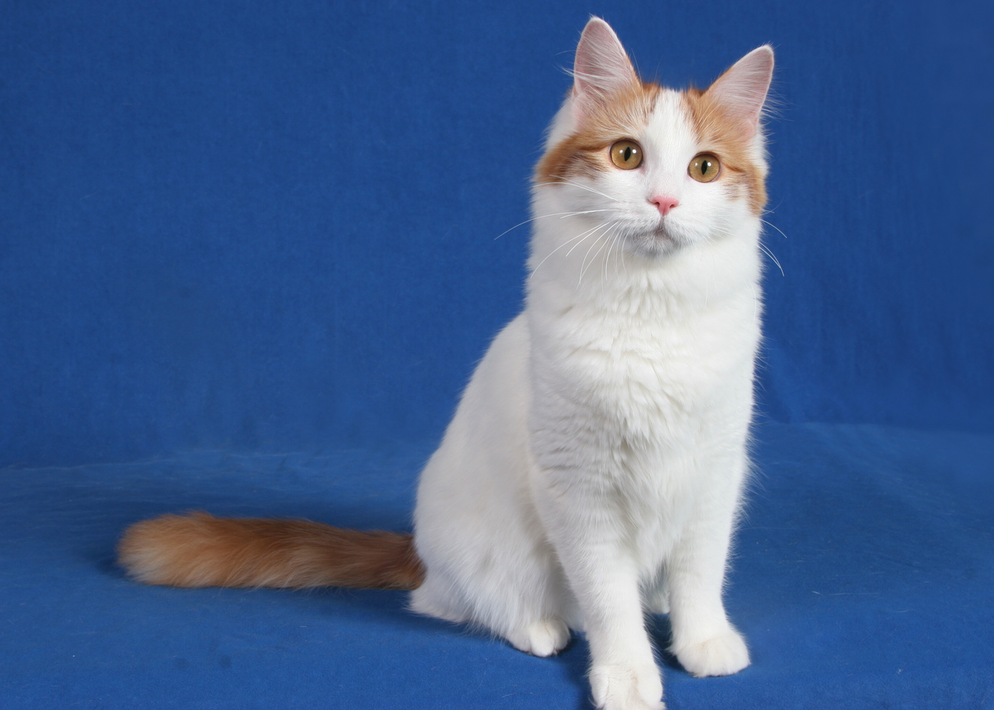
#> input picture fourier/img/cat.png, 994 x 710 px, shrunk from 1266 x 905 before the run
$ jupyter execute fourier.ipynb
#> lines starting #> are read from the running program, lines starting #| are printed output that depends on the picture
[cell 1]
# Importing libraries

from imutils import paths
import os
import cv2 as cv
import numpy as np
import matplotlib.pyplot as plt

path = "img/"

[cell 2]
# Fourier Transform in Numpy

img = cv.imread('img/cat.png',0) # messi.png, cat.png
#> img: shape (710, 994); min 16, max 255, mean 96.4

f = np.fft.fft2(img)
fshift = np.fft.fftshift(f)
magnitude_spectrum = 20*np.log(np.abs(fshift))

plt.subplot(121),plt.imshow(img, cmap = 'gray')
plt.title('Input Image'), plt.xticks([]), plt.yticks([])
plt.subplot(122),plt.imshow(magnitude_spectrum, cmap = 'gray')
plt.title('Magnitude Spectrum'), plt.xticks([]), plt.yticks([])
plt.show()

rows, cols = img.shape
#> rows = 710; cols = 994
crow, ccol = rows//2 , cols//2
#> crow = 355; ccol = 497
fshift[crow-30:crow+31, ccol-30:ccol+31] = 0
f_ishift = np.fft.ifftshift(fshift)
img_back = np.fft.ifft2(f_ishift)
img_back = np.real(img_back)

plt.subplot(131),plt.imshow(img, cmap = 'gray')
plt.title('Input Image'), plt.xticks([]), plt.yticks([])
plt.subplot(132),plt.imshow(img_back, cmap = 'gray')
plt.title('Image after HPF'), plt.xticks([]), plt.yticks([])
plt.subplot(133),plt.imshow(img_back)
plt.title('Result in JET'), plt.xticks([]), plt.yticks([])
plt.show()

[cell 3]
# Fourier Transform in OpenCV


dft = cv.dft(np.float32(img),flags = cv.DFT_COMPLEX_OUTPUT)
dft_shift = np.fft.fftshift(dft)
magnitude_spectrum = 20*np.log(cv.magnitude(dft_shift[:,:,0],dft_shift[:,:,1]))

plt.subplot(121),plt.imshow(img, cmap='gray')
plt.title('Input Image'), plt.xticks([]), plt.yticks([])
plt.subplot(122),plt.imshow(magnitude_spectrum, cmap='gray')
plt.title('Magnitude Spectrum'), plt.xticks([]), plt.yticks([])
plt.show()

rows, cols = img.shape
crow, ccol = int(rows/2) , int(cols/2)

# create a mask first, center square is 1, remaining all zeros
mask = np.zeros((rows,cols,2), np.uint8)
mask[crow-30:crow+30, ccol-30:ccol+30] = 1

# apply mask and inverse DFT
fshift = dft_shift*mask
f_ishift = np.fft.ifftshift(fshift)
img_back = cv.idft(f_ishift)
img_back = cv.magnitude(img_back[:,:,0],img_back[:,:,1])

plt.subplot(121),plt.imshow(img, cmap='gray')
plt.title('Input Image'), plt.xticks([]), plt.yticks([])
plt.subplot(122),plt.imshow(img_back, cmap='gray')
plt.title('Magnitude Spectrum'), plt.xticks([]), plt.yticks([])
plt.show()

[cell 4]
# Fourier Transform in Numpy

img = cv.imread('img/messi.png',0) # cat.png, messi.png
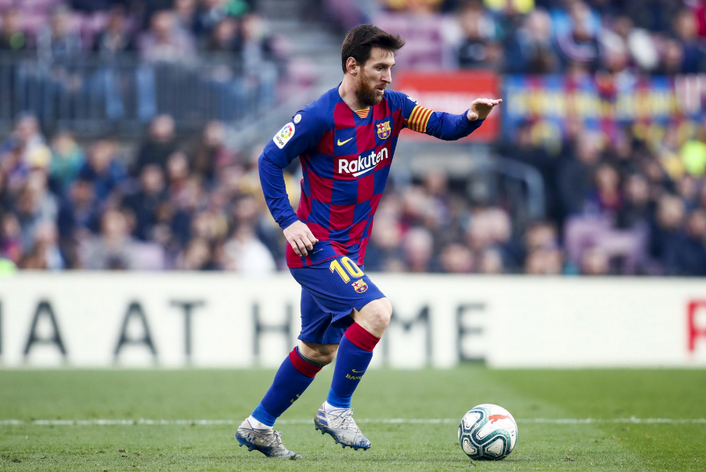
#> input picture fourier/img/messi.png, 706 x 472 px, shrunk from 900 x 601 before the run
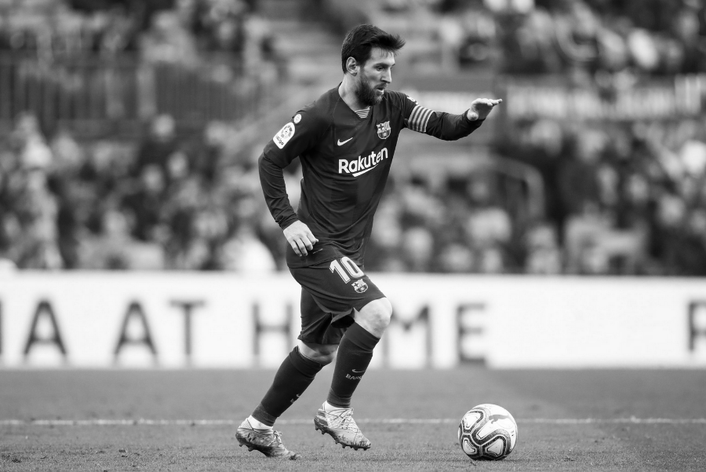
#> img: shape (472, 706); min 0, max 255, mean 133.2

f = np.fft.fft2(img)
fshift = np.fft.fftshift(f)
magnitude_spectrum = 20*np.log(np.abs(fshift))
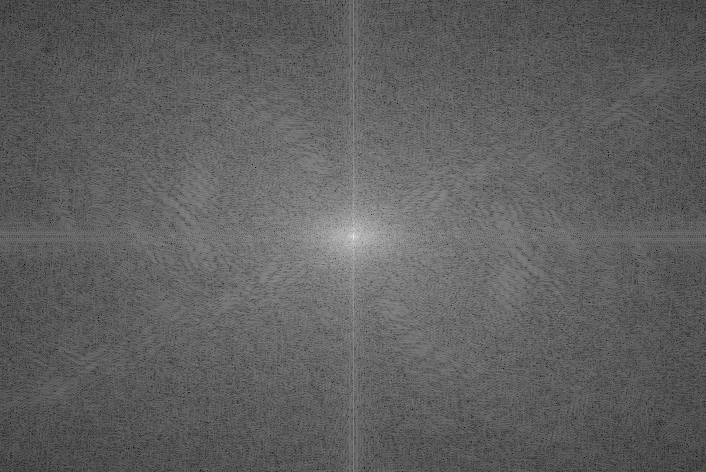
#> magnitude_spectrum: shape (472, 706) float64; min 41.52, max 352.2, mean 158.6; drawn with min black and max white

plt.subplot(121),plt.imshow(img, cmap = 'gray')
plt.title('Input Image'), plt.xticks([]), plt.yticks([])
plt.subplot(122),plt.imshow(magnitude_spectrum, cmap = 'gray')
plt.title('Magnitude Spectrum'), plt.xticks([]), plt.yticks([])
plt.show()

rows, cols = img.shape
#> rows = 472; cols = 706
crow, ccol = rows//2 , cols//2
#> crow = 236; ccol = 353
fshift[crow-30:crow+31, ccol-30:ccol+31] = 0
f_ishift = np.fft.ifftshift(fshift)
img_back = np.fft.ifft2(f_ishift)
img_back = np.real(img_back)
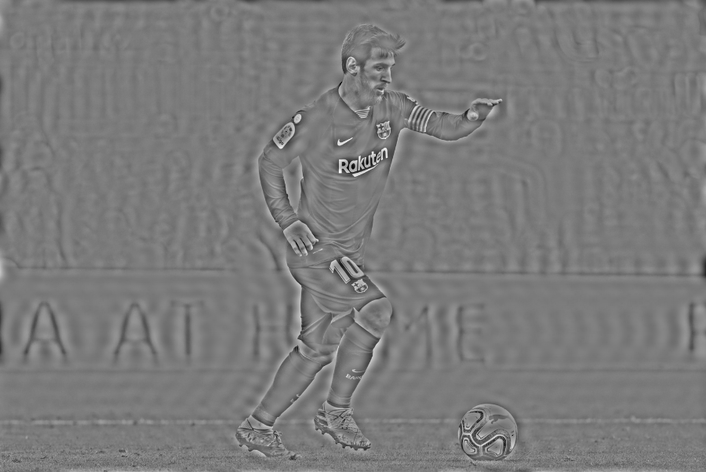
#> img_back: shape (472, 706) float64; min -158.4, max 168.3, mean 0; drawn with min black and max white

plt.subplot(131),plt.imshow(img, cmap = 'gray')
plt.title('Input Image'), plt.xticks([]), plt.yticks([])
plt.subplot(132),plt.imshow(img_back, cmap = 'gray')
plt.title('Image after HPF'), plt.xticks([]), plt.yticks([])
plt.subplot(133),plt.imshow(img_back)
plt.title('Result in JET'), plt.xticks([]), plt.yticks([])
plt.show()

[cell 5]
# Fourier Transform in OpenCV


dft = cv.dft(np.float32(img),flags = cv.DFT_COMPLEX_OUTPUT)
dft_shift = np.fft.fftshift(dft)
magnitude_spectrum = 20*np.log(cv.magnitude(dft_shift[:,:,0],dft_shift[:,:,1]))

plt.subplot(121),plt.imshow(img, cmap='gray')
plt.title('Input Image'), plt.xticks([]), plt.yticks([])
plt.subplot(122),plt.imshow(magnitude_spectrum, cmap='gray')
plt.title('Magnitude Spectrum'), plt.xticks([]), plt.yticks([])
plt.show()

rows, cols = img.shape
crow, ccol = int(rows/2) , int(cols/2)

# create a mask first, center square is 1, remaining all zeros
mask = np.zeros((rows,cols,2), np.uint8)
mask[crow-30:crow+30, ccol-30:ccol+30] = 1

# apply mask and inverse DFT
fshift = dft_shift*mask
f_ishift = np.fft.ifftshift(fshift)
img_back = cv.idft(f_ishift)
img_back = cv.magnitude(img_back[:,:,0],img_back[:,:,1])

plt.subplot(121),plt.imshow(img, cmap='gray')
plt.title('Input Image'), plt.xticks([]), plt.yticks([])
plt.subplot(122),plt.imshow(img_back, cmap='gray')
plt.title('Magnitude Spectrum'), plt.xticks([]), plt.yticks([])
plt.show()

[cell 6]
# Fourier Transform in Numpy

img = cv.imread('img/cake.png',0) # cat.png, messi.png
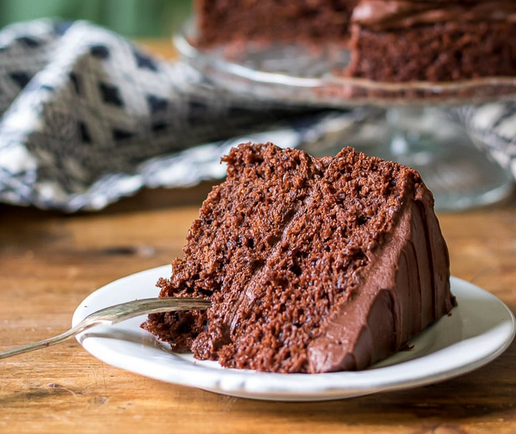
#> input picture fourier/img/cake.png, 516 x 434 px, shrunk from 658 x 553 before the run
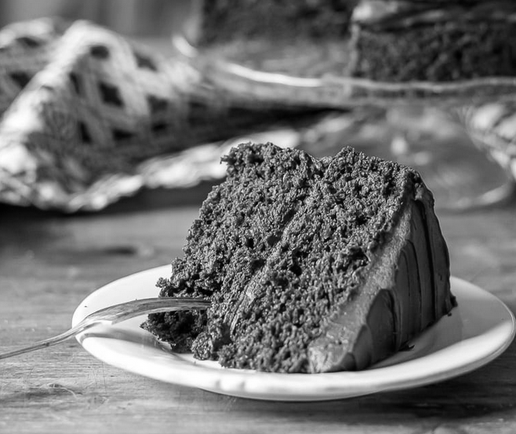
#> img: shape (434, 516); min 0, max 255, mean 114.7

f = np.fft.fft2(img)
fshift = np.fft.fftshift(f)
magnitude_spectrum = 20*np.log(np.abs(fshift))
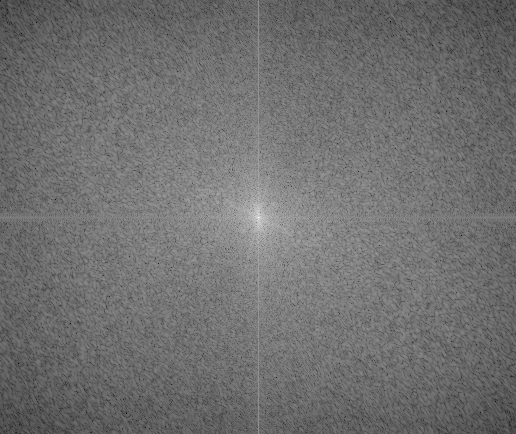
#> magnitude_spectrum: shape (434, 516) float64; min 27.38, max 341.2, mean 165.2; drawn with min black and max white

plt.subplot(121),plt.imshow(img, cmap = 'gray')
plt.title('Input Image'), plt.xticks([]), plt.yticks([])
plt.subplot(122),plt.imshow(magnitude_spectrum, cmap = 'gray')
plt.title('Magnitude Spectrum'), plt.xticks([]), plt.yticks([])
plt.show()

rows, cols = img.shape
#> rows = 434; cols = 516
crow, ccol = rows//2 , cols//2
#> crow = 217; ccol = 258
fshift[crow-30:crow+31, ccol-30:ccol+31] = 0
f_ishift = np.fft.ifftshift(fshift)
img_back = np.fft.ifft2(f_ishift)
img_back = np.real(img_back)
#> img_back: shape (434, 516) float64

plt.subplot(131),plt.imshow(img, cmap = 'gray')
plt.title('Input Image'), plt.xticks([]), plt.yticks([])
plt.subplot(132),plt.imshow(img_back, cmap = 'gray')
plt.title('Image after HPF'), plt.xticks([]), plt.yticks([])
plt.subplot(133),plt.imshow(img_back)
plt.title('Result in JET'), plt.xticks([]), plt.yticks([])
plt.show()

[cell 7]
# Fourier Transform in OpenCV


dft = cv.dft(np.float32(img),flags = cv.DFT_COMPLEX_OUTPUT)
dft_shift = np.fft.fftshift(dft)
magnitude_spectrum = 20*np.log(cv.magnitude(dft_shift[:,:,0],dft_shift[:,:,1]))

plt.subplot(121),plt.imshow(img, cmap='gray')
plt.title('Input Image'), plt.xticks([]), plt.yticks([])
plt.subplot(122),plt.imshow(magnitude_spectrum, cmap='gray')
plt.title('Magnitude Spectrum'), plt.xticks([]), plt.yticks([])
plt.show()

rows, cols = img.shape
crow, ccol = int(rows/2) , int(cols/2)

# create a mask first, center square is 1, remaining all zeros
mask = np.zeros((rows,cols,2), np.uint8)
mask[crow-30:crow+30, ccol-30:ccol+30] = 1

# apply mask and inverse DFT
fshift = dft_shift*mask
f_ishift = np.fft.ifftshift(fshift)
img_back = cv.idft(f_ishift)
img_back = cv.magnitude(img_back[:,:,0],img_back[:,:,1])
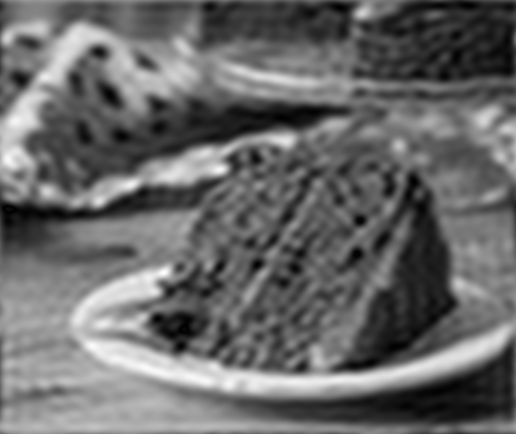
#> img_back: shape (434, 516) float32; min 49205.1, max 61942512, mean 25698898; drawn with min black and max white

plt.subplot(121),plt.imshow(img, cmap='gray')
plt.title('Input Image'), plt.xticks([]), plt.yticks([])
plt.subplot(122),plt.imshow(img_back, cmap='gray')
plt.title('Magnitude Spectrum'), plt.xticks([]), plt.yticks([])
plt.show()

[cell 8]
# Performance Optimization


nrows = cv.getOptimalDFTSize(rows)
#> nrows = 450
ncols = cv.getOptimalDFTSize(cols)
#> ncols = 540


nimg = np.zeros((nrows,ncols))
nimg[:rows,:cols] = img
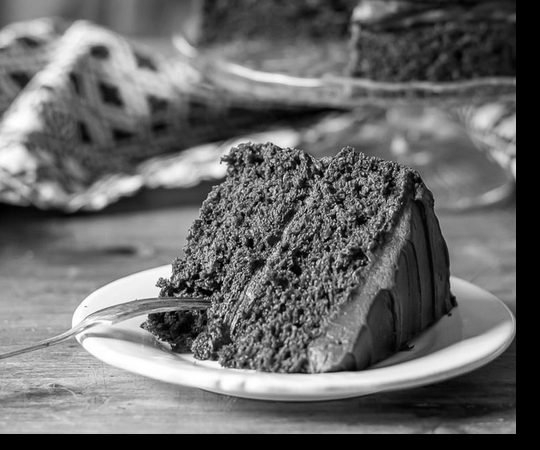
#> nimg: shape (450, 540) float64; min 0, max 255, mean 105.7

print(nimg.shape)
#| (450, 540)
plt.imshow(nimg, cmap='gray')
plt.show()

[cell 9]
# Why Laplacian is a High Pass Filter

# simple averaging filter without scaling parameter
mean_filter = np.ones((3,3))

# creating a gaussian filter
x = cv.getGaussianKernel(5,10)
gaussian = x*x.T

# different edge detecting filters
# scharr in x-direction
scharr = np.array([[-3, 0, 3],
                   [-10,0,10],
                   [-3, 0, 3]])
# sobel in x direction
sobel_x= np.array([[-1, 0, 1],
                   [-2, 0, 2],
                   [-1, 0, 1]])
# sobel in y direction
sobel_y= np.array([[-1,-2,-1],
                   [0, 0, 0],
                   [1, 2, 1]])
# laplacian
laplacian = np.array([[0, 1, 0],
                    [1,-4, 1],
                    [0, 1, 0]])

filters = [mean_filter, gaussian, laplacian, sobel_x, sobel_y, scharr]
filter_name = ['mean_filter', 'gaussian','laplacian', 'sobel_x', \
                'sobel_y', 'scharr_x']
fft_filters = [np.fft.fft2(x) for x in filters]
fft_shift = [np.fft.fftshift(y) for y in fft_filters]
mag_spectrum = [np.log(np.abs(z)+1) for z in fft_shift]
for i in range(6):
    plt.subplot(2,3,i+1), plt.imshow(mag_spectrum[i], cmap='gray')
    plt.title(filter_name[i]), plt.xticks([]), plt.yticks([])
plt.show()
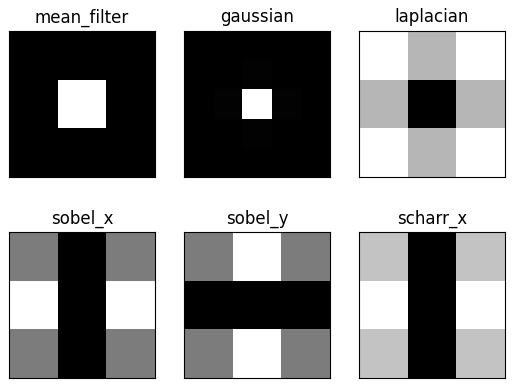
#> figure drawn by matplotlib, 6 panels
